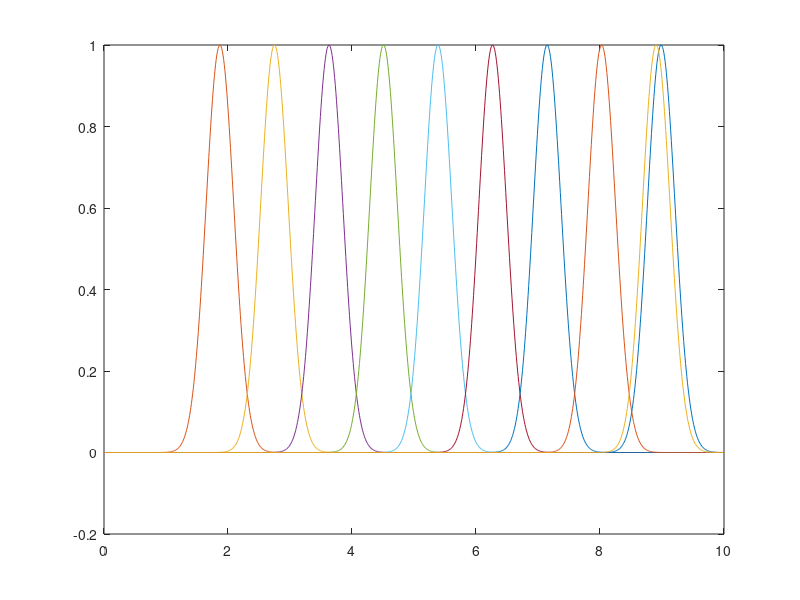

MATLAB code for this plot:
% Solución por diferencias finitas al sistema lineal de aguas poco profundas
% URwaves, Universidad del Rosario, 2024

clc
close all

% Variables

dx = 0.01; %intervalo de espacio
dt = 0.01; % intervalo de tiempo
a = 1; % pos inicial de los valores
eps = 0.1; %"ancho" de la onda

J = round(10/dx); % # de puntos en el espacio
N = round(8/dt); % # de puntos en el tiempo
est = 10; % # de estados de tiempo a imprimir

g = 1; %aceleración gravitacional
h = 1;

m = dx/(6*dt);
p = (g*h)/4;
q = 1/4;

% Sistema de la forma As^(n+1) = Bs^n
% diag(q*ones(1,J-3),1) + diag(-q*ones(1,J-3),-1);
M1 = spdiags([[m*ones(J-3,1);0], 4*m*ones(J-2,1), [m*ones(J-3,1);0]], -1:1, J-2,J-2);
M2 = spdiags([[-p*ones(J-3,1);0],[p*ones(J-3,1);0]], [-1,1], J-2,J-2);
M3 = spdiags([[-q*ones(J-3,1);0],[q*ones(J-3,1);0]], [-1,1], J-2,J-2);

A = [M1, M2; M3, M1];
B = [M1, -M2; -M3, M1];

C = A\B;

% Valores iniciales de la matriz de solución
sol = zeros(2*J-4,N);
X = dx:dx:(J-1)*dx;
eta = exp(-(X-a).^2 ./ eps);

for i = 1:J-2
    sol(i,1) = h*eta(i+1);
    sol(i+J-2,1) = eta(i+1);
end

% Progresión respecto al tiempo de sol
for i = 2:N
    sol(:,i) = C*sol(:,i-1);
end

% Visualización de resultados
j = 1;
k = 1;
aux = zeros(J-2, est); % Matriz auxiliar
aux(:,k) = sol(J-1:2*J-4,i);
for i = 2:N
    j = j+1;
    if j == floor(N/(est-1))
        k = k + 1;
        aux(:,k) = sol(J-1: 2*J-4, i);
        j = 0; 
        if k >= est
            break
        end
    end
end

plot(X, [zeros(1,est);aux])
